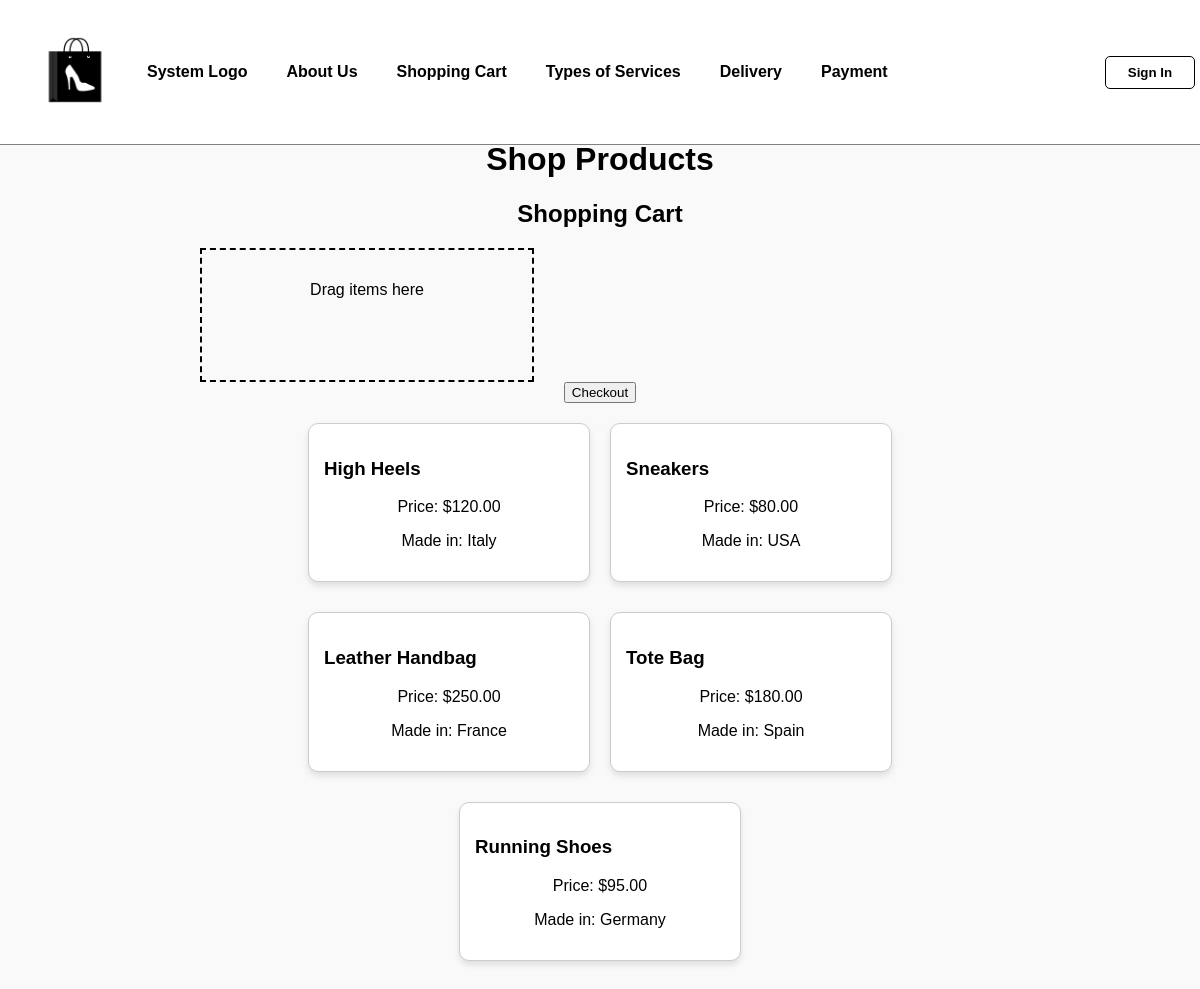
Page /php/shopping.php on the committed database.
### tables this page shows
CREATE TABLE Item_Table (
    Item_Id INT AUTO_INCREMENT PRIMARY KEY,
    Item_Name VARCHAR(255) NOT NULL,
    Price DECIMAL(10,2) NOT NULL,
    Made_In VARCHAR(100),
    Department_Code VARCHAR(50)
);

### php/fetch_products.php (called while the page is built)
<?php
include '../db/db.php';
$products = $conn->query("SELECT * FROM Item_Table");
?>

### php/shopping.php (the view, shortened to what this page needs)
<?php
include '../db/db.php';
include 'fetch_products.php';
?>
<!DOCTYPE html>
<html lang="en">
<head>
    <link rel="stylesheet" href="../css/style.css">
</head>
<body>
    <?php include 'header.php'; ?>
    <main>
        <h1>Shop Products</h1>
        <div class="cart-container">
            <h2>Shopping Cart</h2>
            <div id="cart" class="cart" ondrop="drop(event)" ondragover="allowDrop(event)">
                <p>Drag items here</p>
            </div>
            <button onclick="checkout()">Checkout</button>
        </div>
        <div class="product-list">
            <?php while ($row = $products->fetch_assoc()): ?>
                <div class="product" draggable="true" ondragstart="drag(event)"
                     data-id="<?= $row['Item_Id'] ?>"
                     data-name="<?= htmlspecialchars($row['Item_Name']) ?>"
                     data-price="<?= number_format($row['Price'], 2) ?>">
                    <h3><?= htmlspecialchars($row['Item_Name']) ?></h3>
                    <p>Price: $<?= number_format($row['Price'], 2) ?></p>
                    <p>Made in: <?= htmlspecialchars($row['Made_In']) ?></p>
                </div>
            <?php endwhile; ?>
        </div>
    </main>
</body>
</html>

### css/style.css (style rules this page uses)
body { font-family: Arial, sans-serif; margin: 0; padding: 0; background-color: #f9f9f9; }
main { text-align: center; padding: 20px; max-width: 800px; margin: 100px auto 0; }
main h1, main h2, main p { text-align: center; }
.product-list { display: flex; flex-wrap: wrap; justify-content: center; gap: 20px; padding: 20px; }
.product { background: white; border: 1px solid #ddd; padding: 15px; border-radius: 10px; box-shadow: 0px 4px 6px rgba(0, 0, 0, 0.1); width: 250px; text-align: center; transition: 0.3s ease-in-out; }
.cart-container { margin-top: 20px; }
.cart { border: 2px dashed #000; padding: 15px; width: 300px; min-height: 100px; background-color: #f9f9f9; text-align: center; }
.product { border: 1px solid #ccc; padding: 15px; width: 250px; text-align: left; background: white; margin-bottom: 10px; cursor: grab; }

### rows in the picture
item_table: Item_Name "High Heels", Price "120.00", Made_In "Italy"
item_table: Item_Name "Sneakers", Price "80.00", Made_In "USA"
item_table: Item_Name "Leather Handbag", Price "250.00", Made_In "France"
item_table: Item_Name "Tote Bag", Price "180.00", Made_In "Spain"
item_table: Item_Name "Running Shoes", Price "95.00", Made_In "Germany"
